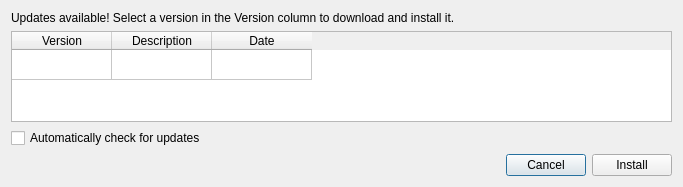
<?xml version="1.0" encoding="UTF-8"?>
<ui version="4.0">
 <class>Dialog</class>
 <widget class="QDialog" name="Dialog">
  <property name="geometry">
   <rect>
    <x>0</x>
    <y>0</y>
    <width>683</width>
    <height>187</height>
   </rect>
  </property>
  <property name="windowTitle">
   <string>SDMTools Updates</string>
  </property>
  <layout class="QVBoxLayout" name="verticalLayout">
   <item>
    <widget class="QLabel" name="label">
     <property name="text">
      <string>Updates available! Select a version in the Version column to download and install it.</string>
     </property>
    </widget>
   </item>
   <item>
    <widget class="QTableWidget" name="TBL_versions">
     <property name="sizeAdjustPolicy">
      <enum>QAbstractScrollArea::AdjustToContents</enum>
     </property>
     <property name="alternatingRowColors">
      <bool>true</bool>
     </property>
     <property name="showGrid">
      <bool>true</bool>
     </property>
     <attribute name="horizontalHeaderVisible">
      <bool>true</bool>
     </attribute>
     <attribute name="verticalHeaderVisible">
      <bool>false</bool>
     </attribute>
     <row>
      <property name="text">
       <string>1</string>
      </property>
     </row>
     <column>
      <property name="text">
       <string>Version</string>
      </property>
     </column>
     <column>
      <property name="text">
       <string>Description</string>
      </property>
     </column>
     <column>
      <property name="text">
       <string>Date</string>
      </property>
     </column>
    </widget>
   </item>
   <item>
    <widget class="QCheckBox" name="CHK_autoCheckUpdates">
     <property name="toolTip">
      <string>SDM Tools will automatically check for updates and prompt you with new versions when Houdini is started</string>
     </property>
     <property name="text">
      <string>Automatically check for updates</string>
     </property>
    </widget>
   </item>
   <item>
    <layout class="QHBoxLayout" name="horizontalLayout">
     <item>
      <spacer name="horizontalSpacer">
       <property name="orientation">
        <enum>Qt::Horizontal</enum>
       </property>
       <property name="sizeHint" stdset="0">
        <size>
         <width>40</width>
         <height>20</height>
        </size>
       </property>
      </spacer>
     </item>
     <item>
      <widget class="QPushButton" name="BTN_cancel">
       <property name="text">
        <string>Cancel</string>
       </property>
      </widget>
     </item>
     <item>
      <widget class="QPushButton" name="BTN_install">
       <property name="text">
        <string>Install</string>
       </property>
      </widget>
     </item>
    </layout>
   </item>
  </layout>
 </widget>
 <resources/>
 <connections/>
</ui>
